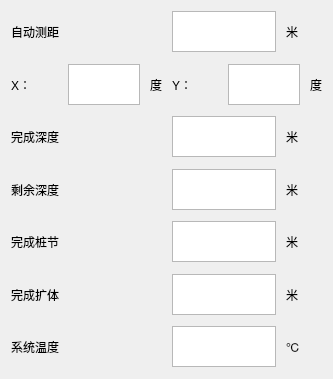
     <widget class="QWidget" name="layoutWidget">
      <property name="geometry">
       <rect>
        <x>758</x>
        <y>70</y>
        <width>333</width>
        <height>379</height>
       </rect>
      </property>
      <layout class="QVBoxLayout" name="verticalLayout">
       <property name="spacing">
        <number>10</number>
       </property>
       <item>
        <layout class="QHBoxLayout" name="horizontalLayout_22">
         <item>
          <widget class="QLabel" name="label_tushen_4">
           <property name="styleSheet">
            <string notr="true">font: 75 22pt &quot;SimSun&quot;;</string>
           </property>
           <property name="text">
            <string>自动测距</string>
           </property>
          </widget>
         </item>
         <item>
          <layout class="QHBoxLayout" name="horizontalLayout_21">
           <item>
            <widget class="QTextEdit" name="tEdit_ceju">
             <property name="sizePolicy">
              <sizepolicy hsizetype="Fixed" vsizetype="Fixed">
               <horstretch>0</horstretch>
               <verstretch>0</verstretch>
              </sizepolicy>
             </property>
             <property name="maximumSize">
              <size>
               <width>104</width>
               <height>41</height>
              </size>
             </property>
             <property name="styleSheet">
              <string notr="true">font: 25 18pt &quot;Times New Roman&quot;;</string>
             </property>
             <property name="html">
              <string>&lt;!DOCTYPE HTML PUBLIC &quot;-//W3C//DTD HTML 4.0//EN&quot; &quot;http://www.w3.org/TR/REC-html40/strict.dtd&quot;&gt;
&lt;html&gt;&lt;head&gt;&lt;meta name=&quot;qrichtext&quot; content=&quot;1&quot; /&gt;&lt;style type=&quot;text/css&quot;&gt;
p, li { white-space: pre-wrap; }
&lt;/style&gt;&lt;/head&gt;&lt;body style=&quot; font-family:'Times New Roman'; font-size:18pt; font-weight:24; font-style:normal;&quot;&gt;
&lt;p style=&quot;-qt-paragraph-type:empty; margin-top:0px; margin-bottom:0px; margin-left:0px; margin-right:0px; -qt-block-indent:0; text-indent:0px; font-family:'Ubuntu'; font-size:11pt; font-weight:400;&quot;&gt;&lt;br /&gt;&lt;/p&gt;&lt;/body&gt;&lt;/html&gt;</string>
             </property>
            </widget>
           </item>
           <item>
            <widget class="QLabel" name="label_zuhao_24">
             <property name="styleSheet">
              <string notr="true">font: 75 18pt &quot;SimSun&quot;;</string>
             </property>
             <property name="text">
              <string>米</string>
             </property>
            </widget>
           </item>
          </layout>
         </item>
        </layout>
       </item>
       <item>
        <layout class="QHBoxLayout" name="horizontalLayout_23">
         <item>
          <layout class="QHBoxLayout" name="horizontalLayout_14">
           <item>
            <widget class="QLabel" name="label_zuhao_16">
             <property name="styleSheet">
              <string notr="true">font: 75 22pt &quot;SimSun&quot;;</string>
             </property>
             <property name="text">
              <string>X：</string>
             </property>
            </widget>
           </item>
           <item>
            <layout class="QHBoxLayout" name="horizontalLayout_12">
             <item>
              <widget class="QTextEdit" name="tEdit_Xdu">
               <property name="sizePolicy">
                <sizepolicy hsizetype="Fixed" vsizetype="Fixed">
                 <horstretch>0</horstretch>
                 <verstretch>0</verstretch>
                </sizepolicy>
               </property>
               <property name="maximumSize">
                <size>
                 <width>72</width>
                 <height>41</height>
                </size>
               </property>
               <property name="styleSheet">
                <string notr="true">font: 25 18pt &quot;Times New Roman&quot;;</string>
               </property>
               <property name="html">
                <string>&lt;!DOCTYPE HTML PUBLIC &quot;-//W3C//DTD HTML 4.0//EN&quot; &quot;http://www.w3.org/TR/REC-html40/strict.dtd&quot;&gt;
&lt;html&gt;&lt;head&gt;&lt;meta name=&quot;qrichtext&quot; content=&quot;1&quot; /&gt;&lt;style type=&quot;text/css&quot;&gt;
p, li { white-space: pre-wrap; }
&lt;/style&gt;&lt;/head&gt;&lt;body style=&quot; font-family:'Times New Roman'; font-size:18pt; font-weight:24; font-style:normal;&quot;&gt;
&lt;p style=&quot;-qt-paragraph-type:empty; margin-top:0px; margin-bottom:0px; margin-left:0px; margin-right:0px; -qt-block-indent:0; text-indent:0px;&quot;&gt;&lt;br /&gt;&lt;/p&gt;&lt;/body&gt;&lt;/html&gt;</string>
               </property>
              </widget>
             </item>
             <item>
              <widget class="QLabel" name="label_zuhao_14">
               <property name="styleSheet">
                <string notr="true">font: 75 18pt &quot;SimSun&quot;;</string>
               </property>
               <property name="text">
                <string>度</string>
               </property>
              </widget>
             </item>
            </layout>
           </item>
          </layout>
         </item>
         <item>
          <layout class="QHBoxLayout" name="horizontalLayout_15">
           <item>
            <widget class="QLabel" name="label_zuhao_17">
             <property name="styleSheet">
              <string notr="true">font: 75 22pt &quot;SimSun&quot;;</string>
             </property>
             <property name="text">
              <string>Y：</string>
             </property>
            </widget>
           </item>
           <item>
            <layout class="QHBoxLayout" name="horizontalLayout_13">
             <item>
              <widget class="QTextEdit" name="tEdit_Ydu">
               <property name="sizePolicy">
                <sizepolicy hsizetype="Fixed" vsizetype="Fixed">
                 <horstretch>0</horstretch>
                 <verstretch>0</verstretch>
                </sizepolicy>
               </property>
               <property name="maximumSize">
                <size>
                 <width>72</width>
                 <height>41</height>
                </size>
               </property>
               <property name="styleSheet">
                <string notr="true">font: 25 18pt &quot;Times New Roman&quot;;</string>
               </property>
               <property name="html">
                <string>&lt;!DOCTYPE HTML PUBLIC &quot;-//W3C//DTD HTML 4.0//EN&quot; &quot;http://www.w3.org/TR/REC-html40/strict.dtd&quot;&gt;
&lt;html&gt;&lt;head&gt;&lt;meta name=&quot;qrichtext&quot; content=&quot;1&quot; /&gt;&lt;style type=&quot;text/css&quot;&gt;
p, li { white-space: pre-wrap; }
&lt;/style&gt;&lt;/head&gt;&lt;body style=&quot; font-family:'Times New Roman'; font-size:18pt; font-weight:24; font-style:normal;&quot;&gt;
&lt;p style=&quot;-qt-paragraph-type:empty; margin-top:0px; margin-bottom:0px; margin-left:0px; margin-right:0px; -qt-block-indent:0; text-indent:0px;&quot;&gt;&lt;br /&gt;&lt;/p&gt;&lt;/body&gt;&lt;/html&gt;</string>
               </property>
              </widget>
             </item>
             <item>
              <widget class="QLabel" name="label_zuhao_15">
               <property name="styleSheet">
                <string notr="true">font: 75 18pt &quot;SimSun&quot;;</string>
               </property>
               <property name="text">
                <string>度</string>
               </property>
              </widget>
             </item>
            </layout>
           </item>
          </layout>
         </item>
        </layout>
       </item>
       <item>
        <layout class="QHBoxLayout" name="horizontalLayout_24">
         <item>
          <widget class="QLabel" name="label_tushen_5">
           <property name="styleSheet">
            <string notr="true">font: 75 22pt &quot;SimSun&quot;;</string>
           </property>
           <property name="text">
            <string>完成深度</string>
           </property>
          </widget>
         </item>
         <item>
          <layout class="QHBoxLayout" name="horizontalLayout_25">
           <item>
            <widget class="QTextEdit" name="tEdit_wanshen">
             <property name="sizePolicy">
              <sizepolicy hsizetype="Fixed" vsizetype="Fixed">
               <horstretch>0</horstretch>
               <verstretch>0</verstretch>
              </sizepolicy>
             </property>
             <property name="maximumSize">
              <size>
               <width>104</width>
               <height>41</height>
              </size>
             </property>
             <property name="styleSheet">
              <string notr="true">font: 25 18pt &quot;Times New Roman&quot;;</string>
             </property>
             <property name="html">
              <string>&lt;!DOCTYPE HTML PUBLIC &quot;-//W3C//DTD HTML 4.0//EN&quot; &quot;http://www.w3.org/TR/REC-html40/strict.dtd&quot;&gt;
&lt;html&gt;&lt;head&gt;&lt;meta name=&quot;qrichtext&quot; content=&quot;1&quot; /&gt;&lt;style type=&quot;text/css&quot;&gt;
p, li { white-space: pre-wrap; }
&lt;/style&gt;&lt;/head&gt;&lt;body style=&quot; font-family:'Times New Roman'; font-size:18pt; font-weight:24; font-style:normal;&quot;&gt;
&lt;p style=&quot;-qt-paragraph-type:empty; margin-top:0px; margin-bottom:0px; margin-left:0px; margin-right:0px; -qt-block-indent:0; text-indent:0px; font-family:'Ubuntu'; font-size:11pt; font-weight:400;&quot;&gt;&lt;br /&gt;&lt;/p&gt;&lt;/body&gt;&lt;/html&gt;</string>
             </property>
            </widget>
           </item>
           <item>
            <widget class="QLabel" name="label_zuhao_25">
             <property name="styleSheet">
              <string notr="true">font: 75 18pt &quot;SimSun&quot;;</string>
             </property>
             <property name="text">
              <string>米</string>
             </property>
            </widget>
           </item>
          </layout>
         </item>
        </layout>
       </item>
       <item>
        <layout class="QHBoxLayout" name="horizontalLayout_26">
         <item>
          <widget class="QLabel" name="label_tushen_6">
           <property name="styleSheet">
            <string notr="true">font: 75 22pt &quot;SimSun&quot;;</string>
           </property>
           <property name="text">
            <string>剩余深度</string>
           </property>
          </widget>
         </item>
         <item>
          <layout class="QHBoxLayout" name="horizontalLayout_27">
           <item>
            <widget class="QTextEdit" name="tEdit_shengshen">
             <property name="sizePolicy">
              <sizepolicy hsizetype="Fixed" vsizetype="Fixed">
               <horstretch>0</horstretch>
               <verstretch>0</verstretch>
              </sizepolicy>
             </property>
             <property name="maximumSize">
              <size>
               <width>104</width>
               <height>41</height>
              </size>
             </property>
             <property name="styleSheet">
              <string notr="true">font: 25 18pt &quot;Times New Roman&quot;;</string>
             </property>
             <property name="html">
              <string>&lt;!DOCTYPE HTML PUBLIC &quot;-//W3C//DTD HTML 4.0//EN&quot; &quot;http://www.w3.org/TR/REC-html40/strict.dtd&quot;&gt;
&lt;html&gt;&lt;head&gt;&lt;meta name=&quot;qrichtext&quot; content=&quot;1&quot; /&gt;&lt;style type=&quot;text/css&quot;&gt;
p, li { white-space: pre-wrap; }
&lt;/style&gt;&lt;/head&gt;&lt;body style=&quot; font-family:'Times New Roman'; font-size:18pt; font-weight:24; font-style:normal;&quot;&gt;
&lt;p style=&quot;-qt-paragraph-type:empty; margin-top:0px; margin-bottom:0px; margin-left:0px; margin-right:0px; -qt-block-indent:0; text-indent:0px; font-family:'Ubuntu'; font-size:11pt; font-weight:400;&quot;&gt;&lt;br /&gt;&lt;/p&gt;&lt;/body&gt;&lt;/html&gt;</string>
             </property>
            </widget>
           </item>
           <item>
            <widget class="QLabel" name="label_zuhao_26">
             <property name="styleSheet">
              <string notr="true">font: 75 18pt &quot;SimSun&quot;;</string>
             </property>
             <property name="text">
              <string>米</string>
             </property>
            </widget>
           </item>
          </layout>
         </item>
        </layout>
       </item>
       <item>
        <layout class="QHBoxLayout" name="horizontalLayout_28">
         <item>
          <widget class="QLabel" name="label_tushen_7">
           <property name="styleSheet">
            <string notr="true">font: 75 22pt &quot;SimSun&quot;;</string>
           </property>
           <property name="text">
            <string>完成桩节</string>
           </property>
          </widget>
         </item>
         <item>
          <layout class="QHBoxLayout" name="horizontalLayout_29">
           <item>
            <widget class="QTextEdit" name="tEdit_wanzu">
             <property name="sizePolicy">
              <sizepolicy hsizetype="Fixed" vsizetype="Fixed">
               <horstretch>0</horstretch>
               <verstretch>0</verstretch>
              </sizepolicy>
             </property>
             <property name="maximumSize">
              <size>
               <width>104</width>
               <height>41</height>
              </size>
             </property>
             <property name="styleSheet">
              <string notr="true">font: 25 18pt &quot;Times New Roman&quot;;</string>
             </property>
             <property name="html">
              <string>&lt;!DOCTYPE HTML PUBLIC &quot;-//W3C//DTD HTML 4.0//EN&quot; &quot;http://www.w3.org/TR/REC-html40/strict.dtd&quot;&gt;
&lt;html&gt;&lt;head&gt;&lt;meta name=&quot;qrichtext&quot; content=&quot;1&quot; /&gt;&lt;style type=&quot;text/css&quot;&gt;
p, li { white-space: pre-wrap; }
&lt;/style&gt;&lt;/head&gt;&lt;body style=&quot; font-family:'Times New Roman'; font-size:18pt; font-weight:24; font-style:normal;&quot;&gt;
&lt;p style=&quot;-qt-paragraph-type:empty; margin-top:0px; margin-bottom:0px; margin-left:0px; margin-right:0px; -qt-block-indent:0; text-indent:0px; font-family:'Ubuntu'; font-size:11pt; font-weight:400;&quot;&gt;&lt;br /&gt;&lt;/p&gt;&lt;/body&gt;&lt;/html&gt;</string>
             </property>
            </widget>
           </item>
           <item>
            <widget class="QLabel" name="label_zuhao_27">
             <property name="styleSheet">
              <string notr="true">font: 75 18pt &quot;SimSun&quot;;</string>
             </property>
             <property name="text">
              <string>米</string>
             </property>
            </widget>
           </item>
          </layout>
         </item>
        </layout>
       </item>
       <item>
        <layout class="QHBoxLayout" name="horizontalLayout_30">
         <item>
          <widget class="QLabel" name="label_tushen_8">
           <property name="styleSheet">
            <string notr="true">font: 75 22pt &quot;SimSun&quot;;</string>
           </property>
           <property name="text">
            <string>完成扩体</string>
           </property>
          </widget>
         </item>
         <item>
          <layout class="QHBoxLayout" name="horizontalLayout_31">
           <item>
            <widget class="QTextEdit" name="tEdit_wankuo">
             <property name="sizePolicy">
              <sizepolicy hsizetype="Fixed" vsizetype="Fixed">
               <horstretch>0</horstretch>
               <verstretch>0</verstretch>
              </sizepolicy>
             </property>
             <property name="maximumSize">
              <size>
               <width>104</width>
               <height>41</height>
              </size>
             </property>
             <property name="styleSheet">
              <string notr="true">font: 25 18pt &quot;Times New Roman&quot;;</string>
             </property>
             <property name="html">
              <string>&lt;!DOCTYPE HTML PUBLIC &quot;-//W3C//DTD HTML 4.0//EN&quot; &quot;http://www.w3.org/TR/REC-html40/strict.dtd&quot;&gt;
&lt;html&gt;&lt;head&gt;&lt;meta name=&quot;qrichtext&quot; content=&quot;1&quot; /&gt;&lt;style type=&quot;text/css&quot;&gt;
p, li { white-space: pre-wrap; }
&lt;/style&gt;&lt;/head&gt;&lt;body style=&quot; font-family:'Times New Roman'; font-size:18pt; font-weight:24; font-style:normal;&quot;&gt;
&lt;p style=&quot;-qt-paragraph-type:empty; margin-top:0px; margin-bottom:0px; margin-left:0px; margin-right:0px; -qt-block-indent:0; text-indent:0px; font-family:'Ubuntu'; font-size:11pt; font-weight:400;&quot;&gt;&lt;br /&gt;&lt;/p&gt;&lt;/body&gt;&lt;/html&gt;</string>
             </property>
            </widget>
           </item>
           <item>
            <widget class="QLabel" name="label_zuhao_28">
             <property name="styleSheet">
              <string notr="true">font: 75 18pt &quot;SimSun&quot;;</string>
             </property>
             <property name="text">
              <string>米</string>
             </property>
            </widget>
           </item>
          </layout>
         </item>
        </layout>
       </item>
       <item>
        <layout class="QHBoxLayout" name="horizontalLayout_32">
         <item>
          <widget class="QLabel" name="label_tushen_9">
           <property name="styleSheet">
            <string notr="true">font: 75 22pt &quot;SimSun&quot;;</string>
           </property>
           <property name="text">
            <string>系统温度</string>
           </property>
          </widget>
         </item>
         <item>
          <layout class="QHBoxLayout" name="horizontalLayout_33">
           <item>
            <widget class="QTextEdit" name="tEdit_wendu">
             <property name="sizePolicy">
              <sizepolicy hsizetype="Fixed" vsizetype="Fixed">
               <horstretch>0</horstretch>
               <verstretch>0</verstretch>
              </sizepolicy>
             </property>
             <property name="maximumSize">
              <size>
               <width>104</width>
               <height>41</height>
              </size>
             </property>
             <property name="styleSheet">
              <string notr="true">font: 25 18pt &quot;Times New Roman&quot;;</string>
             </property>
             <property name="html">
              <string>&lt;!DOCTYPE HTML PUBLIC &quot;-//W3C//DTD HTML 4.0//EN&quot; &quot;http://www.w3.org/TR/REC-html40/strict.dtd&quot;&gt;
&lt;html&gt;&lt;head&gt;&lt;meta name=&quot;qrichtext&quot; content=&quot;1&quot; /&gt;&lt;style type=&quot;text/css&quot;&gt;
p, li { white-space: pre-wrap; }
&lt;/style&gt;&lt;/head&gt;&lt;body style=&quot; font-family:'Times New Roman'; font-size:18pt; font-weight:24; font-style:normal;&quot;&gt;
&lt;p style=&quot;-qt-paragraph-type:empty; margin-top:0px; margin-bottom:0px; margin-left:0px; margin-right:0px; -qt-block-indent:0; text-indent:0px; font-family:'Ubuntu'; font-size:11pt; font-weight:400;&quot;&gt;&lt;br /&gt;&lt;/p&gt;&lt;/body&gt;&lt;/html&gt;</string>
             </property>
            </widget>
           </item>
           <item>
            <widget class="QLabel" name="label_zuhao_29">
             <property name="styleSheet">
              <string notr="true">font: 75 18pt &quot;SimSun&quot;;</string>
             </property>
             <property name="text">
              <string>℃</string>
             </property>
            </widget>
           </item>
          </layout>
         </item>
        </layout>
       </item>
      </layout>
     </widget>
